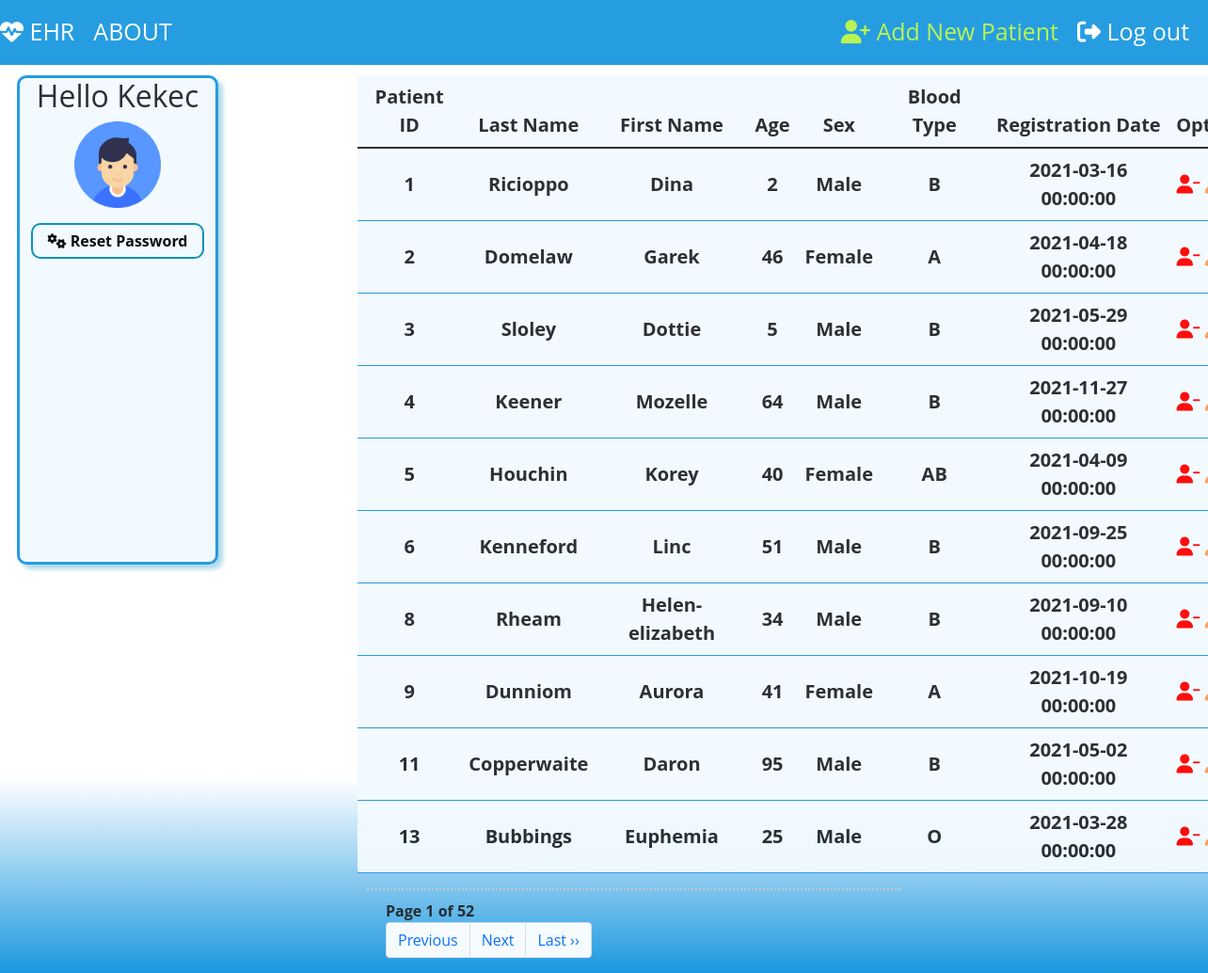
/Main.php (signed in), run on the app's committed database.
### tables this page shows
CREATE TABLE `patients` (
  `patientID` int(11) NOT NULL,
  `lastName` varchar(255) DEFAULT NULL,
  `firstName` varchar(255) DEFAULT NULL,
  `age` int(11) DEFAULT NULL,
  `sex` varchar(255) DEFAULT NULL,
  `bloodType` varchar(255) DEFAULT NULL,
  `registrationDate` datetime DEFAULT NULL,
  `bloodPressure` varchar(255) DEFAULT NULL,
  `image` longblob DEFAULT NULL,
  `id` int(11) DEFAULT NULL
);

### Main.php (the view, shortened to what this page needs)
<!DOCTYPE html>
<html>
<head>
    <link href="https://cdn.jsdelivr.net/npm/bootstrap@5.1.3/dist/css/bootstrap.min.css" rel="stylesheet">
</head>
<body style="background-color:#fbfbff">
<nav>
  <ul class="nav-bar">
	  <li class="nav-bar_item"><a class="logo" href="Main.php"><i class="fas fa-heartbeat"></i> EHR</a></li>
	  <li class="nav-bar_item"><a class="logo" href="about.php">about</a></li>
  </ul>
	<ul class="nav-bar">
		<li class="nav-bar_item"><a href="create.php" style="color:#B5F44A"><i class="fas fa-user-plus" style="color:#B5F44A"></i> Add New Patient</a></li>
		<li class="nav-bar_item"><a href="logout.php"><i class="fas fa-sign-out-alt"></i> Log out</a></li>
	</ul>
</nav>
<div class="row">
<div class="col-2" style="background-color:#f3faff; height:520px; margin-left:30px; margin-top: 80px; margin-right:10px; border-style:solid; border-color:#1b98e0; box-shadow: 5px 5px 5px lightblue; border-radius:10px;position:fixed;">
  <h2 style="text-align: center;"> Hello <?php echo $_SESSION["username"];?> </h2>
  <p><img src="user_1.png" class="imgcenter"/></p>
  <button class="button button2"><b><a class ="card1" href="resetPassword.php"><i class="fas fa-cogs"></i> Reset Password</a></b></button><br>
</div>
<?php
  require_once "config.php";
  if (isset($_GET['page_no']) && $_GET['page_no']!="")
  {
    $page_no = $_GET['page_no'];
  }
  else
  {
    $page_no = 1;
  }
  $total_records_per_page = 10;
  $offset = ($page_no-1) * $total_records_per_page;
  $previous_page = $page_no - 1;
  $next_page = $page_no + 1;
  $result_count = mysqli_query(
    $link,
    "SELECT COUNT(*) As total_records FROM `patients` WHERE {$_SESSION['id']} = id"
    );
    $total_records = mysqli_fetch_array($result_count);
    $total_records = $total_records['total_records'];
    $total_no_of_pages = ceil($total_records / $total_records_per_page);
  $sql = "SELECT * FROM patients WHERE {$_SESSION['id']} = id  LIMIT $offset, $total_records_per_page";
  if($result = mysqli_query($link,$sql))
  {
    if(mysqli_num_rows($result) >= 0)
    {
      echo "<br>";
      echo "<div id='table'class='col-9' style='max-width: 85%'; 'overflow-y = auto';>";
      echo '<table class = "table rounded-3 text-center table-responsive table-rounded  table-hover" style="background-color: #f3faff; margin-top: 80px; border-color:#1b98e0; font-size: 20px; font-weight: bold; margin-left: 380px;">';
        echo '<thead>';
            echo '<tr>';
            echo '<th>Patient ID</th>';
            echo '<th>Last Name</th>';
            echo '<th>First Name</th>';
            echo '<th>Age</th>';
            echo '<th>Sex</th>';
            echo '<th>Blood Type</th>';
            echo '<th>Registration Date</th>';
            echo '<th>Options</th>';
          echo '</tr>';
          echo '</thead>';
          echo '<tbody>';
          echo '</div>';
            while($row = mysqli_fetch_array($result))
            {
              echo '<tr class="table-row" data-href="read.php?patientID='. $row['patientID'] .'" style="text-align: center; vertical-align: middle;">';
                echo '<td>' . $row['patientID'] . '</td>';
                echo '<td>' . $row['lastName'] . '</td>';
                echo '<td>' . $row['firstName'] . '</td>';
                echo '<td>' . $row['age'] . '</td>';
                echo '<td>' . $row['sex'] . '</td>';
                echo '<td>' . $row['bloodType'] . '</td>';
                echo '<td>' . $row['registrationDate'] . '</td>';
                echo '<td><a href="delete.php?patientID='. $row['patientID'].'"><i class="fas fa-user-minus" title="Delete patient record" style="color:red"></i></a> <a href="update.php?patientID='. $row['patientID'] .'"><i class="fas fa-user-edit" title=" Update patient record"style="color:#FF9B54"></i></a> <a href="read.php?patientID='. $row['patientID'] .'"><i class=" fas fa-solid fa-book-medical" title="Read patient record"></i></a></td>';
              echo '</tr>';
            }
    }
  }
?>
<div style='padding: 10px 20px 0px; border-top: dotted 2px #CCC; margin-left:390px; max-width:74%;'>
    <strong>Page <?php echo $page_no." of ".$total_no_of_pages; ?></strong>
<ul class="pagination">
<li class='page-item' <?php if($page_no <= 1){ echo "class='disabled'"; } ?>>
<a class='page-link'<?php if($page_no > 1){
echo "href='?page_no=$previous_page'";
} ?>>Previous</a>
</li>
<li class='page-item'<?php if($page_no >= $total_no_of_pages){
echo "class='disabled'";
} ?>>
<a class='page-link'<?php if($page_no < $total_no_of_pages) {
echo "href='?page_no=$next_page'";
} ?>>Next</a>
</li>
<?php if($page_no < $total_no_of_pages){
echo "<li class='page-item'><a class='page-link' href='?page_no=$total_no_of_pages'>Last &rsaquo;&rsaquo;</a></li>";
} ?>
</ul>
</div>
</body>
</html>

### data on the page
patients: patientID "1", lastName "Ricioppo", firstName "Dina", age "2", sex "Male", bloodType "B", registrationDate "2021-03-16 00:00:00"
patients: patientID "2", lastName "Domelaw", firstName "Garek", age "46", sex "Female", bloodType "A", registrationDate "2021-04-18 00:00:00"
patients: patientID "3", lastName "Sloley", firstName "Dottie", age "5", sex "Male", bloodType "B", registrationDate "2021-05-29 00:00:00"
patients: patientID "4", lastName "Keener", firstName "Mozelle", age "64", sex "Male", bloodType "B", registrationDate "2021-11-27 00:00:00"
patients: patientID "5", lastName "Houchin", firstName "Korey", age "40", sex "Female", bloodType "AB", registrationDate "2021-04-09 00:00:00"
patients: patientID "6", lastName "Kenneford", firstName "Linc", age "51", sex "Male", bloodType "B", registrationDate "2021-09-25 00:00:00"
patients: patientID "8", lastName "Rheam", firstName "Helen-elizabeth", age "34", sex "Male", bloodType "B", registrationDate "2021-09-10 00:00:00"
patients: patientID "9", lastName "Dunniom", firstName "Aurora", age "41", sex "Female", bloodType "A", registrationDate "2021-10-19 00:00:00"
patients: patientID "11", lastName "Copperwaite", firstName "Daron", age "95", sex "Male", bloodType "B", registrationDate "2021-05-02 00:00:00"
patients: patientID "13", lastName "Bubbings", firstName "Euphemia", age "25", sex "Male", bloodType "O", registrationDate "2021-03-28 00:00:00"

### other printed values
$_SESSION["username"] "Kekec"
$page_no "1"
$total_no_of_pages "52"
